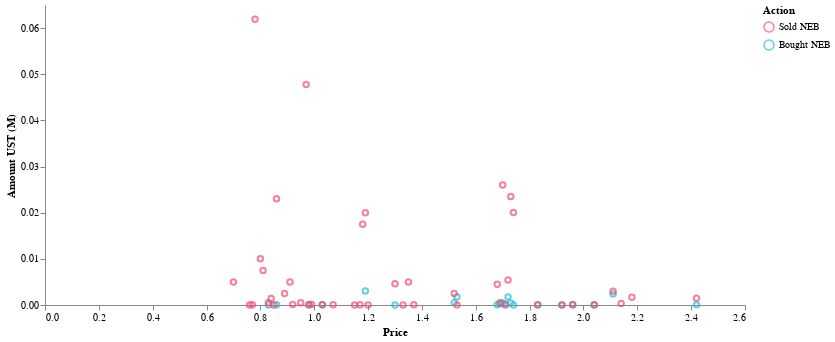

Notebook code for this chart:
### Code cell
cp.ust_traded_prices_chart(dp.ust_traded_prices_df)

### Figure 1 — Vega-Lite specification as saved in the notebook (floating-point values rounded to 4 significant figures)
{"config": {"view": {"continuousWidth": 400, "continuousHeight": 300, "strokeOpacity": 0}, "axis": {"grid": false}, "axisX": {"labelAngle": 0}, "mark": {"color": "#21bcd7"}}, "data": {"name": "data-654605824a099ced8a339a9825eee451"}, "mark": "point", "encoding": {"color": {"field": "Action", "scale": {"domain": ["Sold NEB", "Bought NEB"], "range": ["#F24A72", "#21bcd7"]}, "type": "nominal"}, "tooltip": [{"field": "Action", "type": "nominal"}, {"field": "Amount UST (M)", "type": "nominal"}, {"field": "Price", "type": "quantitative"}], "x": {"field": "Price", "sort": {"order": "ascending"}, "type": "quantitative"}, "y": {"field": "Amount UST (M)", "type": "quantitative"}}, "width": 700, "$schema": "https://vega.github.io/schema/vega-lite/v4.17.0.json", "datasets": {"data-654605824a099ced8a339a9825eee451": [{"Price": 0.7, "Amount": "nanM", "Action": "Bought NEB", "Amount UST (M)": null}, {"Price": 0.76, "Amount": "nanM", "Action": "Bought NEB", "Amount UST (M)": null}, {"Price": 0.77, "Amount": "nanM", "Action": "Bought NEB", "Amount UST (M)": null}, {"Price": 0.78, "Amount": "nanM", "Action": "Bought NEB", "Amount UST (M)": null}, {"Price": 0.8, "Amount": "nanM", "Action": "Bought NEB", "Amount UST (M)": null}, {"Price": 0.81, "Amount": "nanM", "Action": "Bought NEB", "Amount UST (M)": null}, {"Price": 0.83, "Amount": "0.0M", "Action": "Bought NEB", "Amount UST (M)": 1.584e-05}, {"Price": 0.84, "Amount": "nanM", "Action": "Bought NEB", "Amount UST (M)": null}, {"Price": 0.85, "Amount": "nanM", "Action": "Bought NEB", "Amount UST (M)": null}, {"Price": 0.86, "Amount": "0.0M", "Action": "Bought NEB", "Amount UST (M)": 5.257e-05}, {"Price": 0.89, "Amount": "nanM", "Action": "Bought NEB", "Amount UST (M)": null}, {"Price": 0.91, "Amount": "nanM", "Action": "Bought NEB", "Amount UST (M)": null}, {"Price": 0.92, "Amount": "nanM", "Action": "Bought NEB", "Amount UST (M)": null}, {"Price": 0.95, "Amount": "nanM", "Action": "Bought NEB", "Amount UST (M)": null}, {"Price": 0.97, "Amount": "nanM", "Action": "Bought NEB", "Amount UST (M)": null}, {"Price": 0.98, "Amount": "0.0M", "Action": "Bought NEB", "Amount UST (M)": 2.275e-05}, {"Price": 0.99, "Amount": "nanM", "Action": "Bought NEB", "Amount UST (M)": null}, {"Price": 1.03, "Amount": "0.0M", "Action": "Bought NEB", "Amount UST (M)": 3.634e-05}, {"Price": 1.07, "Amount": "nanM", "Action": "Bought NEB", "Amount UST (M)": null}, {"Price": 1.15, "Amount": "nanM", "Action": "Bought NEB", "Amount UST (M)": null}, {"Price": 1.17, "Amount": "nanM", "Action": "Bought NEB", "Amount UST (M)": null}, {"Price": 1.18, "Amount": "nanM", "Action": "Bought NEB", "Amount UST (M)": null}, {"Price": 1.19, "Amount": "0.0M", "Action": "Bought NEB", "Amount UST (M)": 0.003034}, {"Price": 1.2, "Amount": "nanM", "Action": "Bought NEB", "Amount UST (M)": null}, {"Price": 1.3, "Amount": "0.0M", "Action": "Bought NEB", "Amount UST (M)": 5.574e-06}, {"Price": 1.33, "Amount": "nanM", "Action": "Bought NEB", "Amount UST (M)": null}, {"Price": 1.35, "Amount": "nanM", "Action": "Bought NEB", "Amount UST (M)": null}, {"Price": 1.37, "Amount": "nanM", "Action": "Bought NEB", "Amount UST (M)": null}, {"Price": 1.52, "Amount": "0.0M", "Action": "Bought NEB", "Amount UST (M)": 0.0004986}, {"Price": 1.53, "Amount": "0.0M", "Action": "Bought NEB", "Amount UST (M)": 0.001786}, {"Price": 1.68, "Amount": "0.0M", "Action": "Bought NEB", "Amount UST (M)": 3.219e-05}, {"Price": 1.69, "Amount": "0.0M", "Action": "Bought NEB", "Amount UST (M)": 0.0002616}, {"Price": 1.7, "Amount": "0.0M", "Action": "Bought NEB", "Amount UST (M)": 0.0004134}, {"Price": 1.71, "Amount": "0.0M", "Action": "Bought NEB", "Amount UST (M)": 0.0002364}, {"Price": 1.72, "Amount": "0.0M", "Action": "Bought NEB", "Amount UST (M)": 0.001763}, {"Price": 1.73, "Amount": "0.0M", "Action": "Bought NEB", "Amount UST (M)": 0.0004472}, {"Price": 1.74, "Amount": "0.0M", "Action": "Bought NEB", "Amount UST (M)": 1.901e-05}, {"Price": 1.83, "Amount": "0.0M", "Action": "Bought NEB", "Amount UST (M)": 2.186e-05}, {"Price": 1.92, "Amount": "0.0M", "Action": "Bought NEB", "Amount UST (M)": 1.922e-06}, {"Price": 1.96, "Amount": "0.0M", "Action": "Bought NEB", "Amount UST (M)": 3.817e-05}, {"Price": 2.04, "Amount": "0.0M", "Action": "Bought NEB", "Amount UST (M)": 1.074e-06}, {"Price": 2.11, "Amount": "0.0M", "Action": "Bought NEB", "Amount UST (M)": 0.00241}, {"Price": 2.14, "Amount": "nanM", "Action": "Bought NEB", "Amount UST (M)": null}, {"Price": 2.18, "Amount": "nanM", "Action": "Bought NEB", "Amount UST (M)": null}, {"Price": 2.42, "Amount": "0.0M", "Action": "Bought NEB", "Amount UST (M)": 2.715e-05}, {"Price": null, "Amount": "nanM", "Action": "Bought NEB", "Amount UST (M)": null}, {"Price": 0.7, "Amount": "0.01M", "Action": "Sold NEB", "Amount UST (M)": 0.005}, {"Price": 0.76, "Amount": "0.0M", "Action": "Sold NEB", "Amount UST (M)": 1e-05}, {"Price": 0.77, "Amount": "0.0M", "Action": "Sold NEB", "Amount UST (M)": 5e-05}, {"Price": 0.78, "Amount": "0.06M", "Action": "Sold NEB", "Amount UST (M)": 0.0619}, {"Price": 0.8, "Amount": "0.01M", "Action": "Sold NEB", "Amount UST (M)": 0.01}, {"Price": 0.81, "Amount": "0.01M", "Action": "Sold NEB", "Amount UST (M)": 0.0075}, {"Price": 0.83, "Amount": "0.0M", "Action": "Sold NEB", "Amount UST (M)": 0.0005}, {"Price": 0.84, "Amount": "0.0M", "Action": "Sold NEB", "Amount UST (M)": 0.0014}, {"Price": 0.85, "Amount": "0.0M", "Action": "Sold NEB", "Amount UST (M)": 5e-06}, {"Price": 0.86, "Amount": "0.02M", "Action": "Sold NEB", "Amount UST (M)": 0.023}, {"Price": 0.89, "Amount": "0.0M", "Action": "Sold NEB", "Amount UST (M)": 0.0025}, {"Price": 0.91, "Amount": "0.01M", "Action": "Sold NEB", "Amount UST (M)": 0.005}, {"Price": 0.92, "Amount": "0.0M", "Action": "Sold NEB", "Amount UST (M)": 0.0001}, {"Price": 0.95, "Amount": "0.0M", "Action": "Sold NEB", "Amount UST (M)": 0.00048}, {"Price": 0.97, "Amount": "0.05M", "Action": "Sold NEB", "Amount UST (M)": 0.04778}, {"Price": 0.98, "Amount": "0.0M", "Action": "Sold NEB", "Amount UST (M)": 0.0001}, {"Price": 0.99, "Amount": "0.0M", "Action": "Sold NEB", "Amount UST (M)": 0.0001}, {"Price": 1.03, "Amount": "0.0M", "Action": "Sold NEB", "Amount UST (M)": 5.8e-05}, {"Price": 1.07, "Amount": "0.0M", "Action": "Sold NEB", "Amount UST (M)": 5e-05}, {"Price": 1.15, "Amount": "0.0M", "Action": "Sold NEB", "Amount UST (M)": 5e-06}, {"Price": 1.17, "Amount": "0.0M", "Action": "Sold NEB", "Amount UST (M)": 5e-05}, {"Price": 1.18, "Amount": "0.02M", "Action": "Sold NEB", "Amount UST (M)": 0.0175}, {"Price": 1.19, "Amount": "0.02M", "Action": "Sold NEB", "Amount UST (M)": 0.02}, {"Price": 1.2, "Amount": "0.0M", "Action": "Sold NEB", "Amount UST (M)": 2e-06}, {"Price": 1.3, "Amount": "0.0M", "Action": "Sold NEB", "Amount UST (M)": 0.004605}, {"Price": 1.33, "Amount": "0.0M", "Action": "Sold NEB", "Amount UST (M)": 1e-05}, {"Price": 1.35, "Amount": "0.01M", "Action": "Sold NEB", "Amount UST (M)": 0.005}, {"Price": 1.37, "Amount": "0.0M", "Action": "Sold NEB", "Amount UST (M)": 5e-05}, {"Price": 1.52, "Amount": "0.0M", "Action": "Sold NEB", "Amount UST (M)": 0.0025}, {"Price": 1.53, "Amount": "0.0M", "Action": "Sold NEB", "Amount UST (M)": 2.5e-05}, {"Price": 1.68, "Amount": "0.0M", "Action": "Sold NEB", "Amount UST (M)": 0.0045}, {"Price": 1.69, "Amount": "0.0M", "Action": "Sold NEB", "Amount UST (M)": 0.0005}, {"Price": 1.7, "Amount": "0.03M", "Action": "Sold NEB", "Amount UST (M)": 0.026}, {"Price": 1.71, "Amount": "0.0M", "Action": "Sold NEB", "Amount UST (M)": 1.5e-05}, {"Price": 1.72, "Amount": "0.01M", "Action": "Sold NEB", "Amount UST (M)": 0.005432}, {"Price": 1.73, "Amount": "0.02M", "Action": "Sold NEB", "Amount UST (M)": 0.0235}, {"Price": 1.74, "Amount": "0.02M", "Action": "Sold NEB", "Amount UST (M)": 0.02005}, {"Price": 1.83, "Amount": "0.0M", "Action": "Sold NEB", "Amount UST (M)": 5.1e-05}, {"Price": 1.92, "Amount": "0.0M", "Action": "Sold NEB", "Amount UST (M)": 1.6e-05}, {"Price": 1.96, "Amount": "0.0M", "Action": "Sold NEB", "Amount UST (M)": 5e-05}, {"Price": 2.04, "Amount": "0.0M", "Action": "Sold NEB", "Amount UST (M)": 5e-05}, {"Price": 2.11, "Amount": "0.0M", "Action": "Sold NEB", "Amount UST (M)": 0.00299}, {"Price": 2.14, "Amount": "0.0M", "Action": "Sold NEB", "Amount UST (M)": 0.00033}, {"Price": 2.18, "Amount": "0.0M", "Action": "Sold NEB", "Amount UST (M)": 0.0017}, {"Price": 2.42, "Amount": "0.0M", "Action": "Sold NEB", "Amount UST (M)": 0.00147}, {"Price": null, "Amount": "0.02M", "Action": "Sold NEB", "Amount UST (M)": 0.01819}]}}
